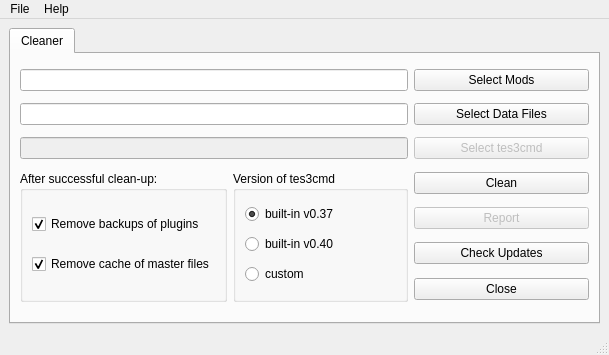
<?xml version="1.0" encoding="UTF-8"?>
<ui version="4.0">
 <class>QtGui</class>
 <widget class="QMainWindow" name="QtGui">
  <property name="geometry">
   <rect>
    <x>0</x>
    <y>0</y>
    <width>609</width>
    <height>355</height>
   </rect>
  </property>
  <property name="minimumSize">
   <size>
    <width>420</width>
    <height>355</height>
   </size>
  </property>
  <property name="windowTitle">
   <string>Mod Helper Tool</string>
  </property>
  <property name="windowIcon">
   <iconset resource="../qtgui.qrc">
    <normaloff>:/images/img/moht.png</normaloff>:/images/img/moht.png</iconset>
  </property>
  <widget class="QWidget" name="centralwidget">
   <layout class="QGridLayout" name="gridLayout">
    <item row="0" column="0">
     <widget class="QTabWidget" name="tabWidget">
      <property name="currentIndex">
       <number>0</number>
      </property>
      <widget class="QWidget" name="tab_clean">
       <attribute name="title">
        <string>Cleaner</string>
       </attribute>
       <layout class="QGridLayout" name="gridLayout_2">
        <item row="0" column="2">
         <widget class="QPushButton" name="pb_mods_dir">
          <property name="toolTip">
           <string>&lt;html&gt;&lt;head/&gt;&lt;body&gt;&lt;p&gt;Select root folder with Mods to clean.&lt;/p&gt;&lt;/body&gt;&lt;/html&gt;</string>
          </property>
          <property name="text">
           <string>Select Mods</string>
          </property>
         </widget>
        </item>
        <item row="3" column="1" rowspan="4">
         <widget class="QGroupBox" name="groupBox_2">
          <property name="title">
           <string>Version of tes3cmd</string>
          </property>
          <layout class="QVBoxLayout" name="verticalLayout_2">
           <item>
            <widget class="QRadioButton" name="rb_0_37">
             <property name="text">
              <string>built-in v0.37</string>
             </property>
             <property name="checked">
              <bool>true</bool>
             </property>
            </widget>
           </item>
           <item>
            <widget class="QRadioButton" name="rb_0_40">
             <property name="text">
              <string>built-in v0.40</string>
             </property>
            </widget>
           </item>
           <item>
            <widget class="QRadioButton" name="rb_custom">
             <property name="text">
              <string>custom</string>
             </property>
            </widget>
           </item>
          </layout>
         </widget>
        </item>
        <item row="0" column="0" colspan="2">
         <widget class="QLineEdit" name="le_mods_dir"/>
        </item>
        <item row="2" column="0" colspan="2">
         <widget class="QLineEdit" name="le_tes3cmd">
          <property name="enabled">
           <bool>false</bool>
          </property>
         </widget>
        </item>
        <item row="2" column="2">
         <widget class="QPushButton" name="pb_tes3cmd">
          <property name="enabled">
           <bool>false</bool>
          </property>
          <property name="toolTip">
           <string>&lt;html&gt;&lt;head/&gt;&lt;body&gt;&lt;p&gt;Select custom &lt;span style=&quot; font-weight:600;&quot;&gt;tes3cmd&lt;/span&gt; executable file, or keep using built-in one&lt;/p&gt;&lt;/body&gt;&lt;/html&gt;</string>
          </property>
          <property name="text">
           <string>Select tes3cmd</string>
          </property>
         </widget>
        </item>
        <item row="4" column="2">
         <widget class="QPushButton" name="pb_report">
          <property name="enabled">
           <bool>false</bool>
          </property>
          <property name="text">
           <string>Report</string>
          </property>
         </widget>
        </item>
        <item row="1" column="2">
         <widget class="QPushButton" name="pb_morrowind_dir">
          <property name="toolTip">
           <string>&lt;html&gt;&lt;head/&gt;&lt;body&gt;&lt;p&gt;Select &lt;span style=&quot; font-weight:600;&quot;&gt;Data Files &lt;/span&gt;folder of Morrowind installation&lt;/p&gt;&lt;/body&gt;&lt;/html&gt;</string>
          </property>
          <property name="text">
           <string>Select Data Files</string>
          </property>
         </widget>
        </item>
        <item row="3" column="0" rowspan="4">
         <widget class="QGroupBox" name="groupBox">
          <property name="title">
           <string>After successful clean-up:</string>
          </property>
          <layout class="QVBoxLayout" name="verticalLayout">
           <item>
            <widget class="QCheckBox" name="cb_rm_bakup">
             <property name="toolTip">
              <string>&lt;html&gt;&lt;head/&gt;&lt;body&gt;&lt;p&gt;During clean-up plugin file is copied to Data Files folder.&lt;/p&gt;&lt;p&gt;Cleaning proces create new plugin file.&lt;/p&gt;&lt;p&gt;When checkbox is checked dirty pkugin file is removed.&lt;/p&gt;&lt;/body&gt;&lt;/html&gt;</string>
             </property>
             <property name="text">
              <string>Remove backups of plugins</string>
             </property>
             <property name="checked">
              <bool>true</bool>
             </property>
            </widget>
           </item>
           <item>
            <widget class="QCheckBox" name="cb_rm_cache">
             <property name="toolTip">
              <string>&lt;html&gt;&lt;head/&gt;&lt;body&gt;&lt;p&gt;Clean-up proccess create cache of master files in Data FIles folder.&lt;/p&gt;&lt;p&gt;It speed up cleaning a bit, but it takes some disk space as well.&lt;/p&gt;&lt;p&gt;When checkbox is checked, this cache is removed.&lt;/p&gt;&lt;/body&gt;&lt;/html&gt;</string>
             </property>
             <property name="text">
              <string>Remove cache of master files</string>
             </property>
             <property name="checked">
              <bool>true</bool>
             </property>
            </widget>
           </item>
          </layout>
         </widget>
        </item>
        <item row="1" column="0" colspan="2">
         <widget class="QLineEdit" name="le_morrowind_dir"/>
        </item>
        <item row="3" column="2">
         <widget class="QPushButton" name="pb_clean">
          <property name="text">
           <string>Clean</string>
          </property>
         </widget>
        </item>
        <item row="6" column="2">
         <widget class="QPushButton" name="pb_close">
          <property name="text">
           <string>Close</string>
          </property>
         </widget>
        </item>
        <item row="5" column="2">
         <widget class="QPushButton" name="pb_chk_updates">
          <property name="text">
           <string>Check Updates</string>
          </property>
         </widget>
        </item>
       </layout>
      </widget>
     </widget>
    </item>
   </layout>
  </widget>
  <widget class="QMenuBar" name="menubar">
   <property name="geometry">
    <rect>
     <x>0</x>
     <y>0</y>
     <width>609</width>
     <height>27</height>
    </rect>
   </property>
   <widget class="QMenu" name="menuFile">
    <property name="title">
     <string>File</string>
    </property>
    <addaction name="actionQuit"/>
   </widget>
   <widget class="QMenu" name="menuHelp">
    <property name="title">
     <string>Help</string>
    </property>
    <addaction name="actionReportIssue"/>
    <addaction name="separator"/>
    <addaction name="actionAboutMoht"/>
    <addaction name="actionAboutQt"/>
    <addaction name="separator"/>
    <addaction name="actionCheckUpdates"/>
   </widget>
   <addaction name="menuFile"/>
   <addaction name="menuHelp"/>
  </widget>
  <widget class="QStatusBar" name="statusbar"/>
  <action name="actionQuit">
   <property name="text">
    <string>&amp;Quit</string>
   </property>
   <property name="shortcut">
    <string>Ctrl+Q</string>
   </property>
  </action>
  <action name="actionReportIssue">
   <property name="text">
    <string>Report issue</string>
   </property>
  </action>
  <action name="actionAboutMoht">
   <property name="text">
    <string>About Moht</string>
   </property>
  </action>
  <action name="actionAboutQt">
   <property name="text">
    <string>About Qt</string>
   </property>
  </action>
  <action name="actionCheckUpdates">
   <property name="text">
    <string>Check updates</string>
   </property>
  </action>
 </widget>
 <tabstops>
  <tabstop>tabWidget</tabstop>
  <tabstop>le_mods_dir</tabstop>
  <tabstop>pb_mods_dir</tabstop>
  <tabstop>le_morrowind_dir</tabstop>
  <tabstop>pb_morrowind_dir</tabstop>
  <tabstop>le_tes3cmd</tabstop>
  <tabstop>pb_tes3cmd</tabstop>
  <tabstop>cb_rm_bakup</tabstop>
  <tabstop>cb_rm_cache</tabstop>
  <tabstop>pb_clean</tabstop>
  <tabstop>pb_report</tabstop>
  <tabstop>pb_close</tabstop>
 </tabstops>
 <resources>
  <include location="../qtgui.qrc"/>
 </resources>
 <connections>
  <connection>
   <sender>pb_close</sender>
   <signal>clicked(bool)</signal>
   <receiver>QtGui</receiver>
   <slot>close()</slot>
   <hints>
    <hint type="sourcelabel">
     <x>596</x>
     <y>275</y>
    </hint>
    <hint type="destinationlabel">
     <x>576</x>
     <y>318</y>
    </hint>
   </hints>
  </connection>
  <connection>
   <sender>rb_custom</sender>
   <signal>toggled(bool)</signal>
   <receiver>le_tes3cmd</receiver>
   <slot>setEnabled(bool)</slot>
   <hints>
    <hint type="sourcelabel">
     <x>298</x>
     <y>275</y>
    </hint>
    <hint type="destinationlabel">
     <x>287</x>
     <y>169</y>
    </hint>
   </hints>
  </connection>
  <connection>
   <sender>rb_custom</sender>
   <signal>toggled(bool)</signal>
   <receiver>pb_tes3cmd</receiver>
   <slot>setEnabled(bool)</slot>
   <hints>
    <hint type="sourcelabel">
     <x>379</x>
     <y>278</y>
    </hint>
    <hint type="destinationlabel">
     <x>478</x>
     <y>178</y>
    </hint>
   </hints>
  </connection>
 </connections>
</ui>
